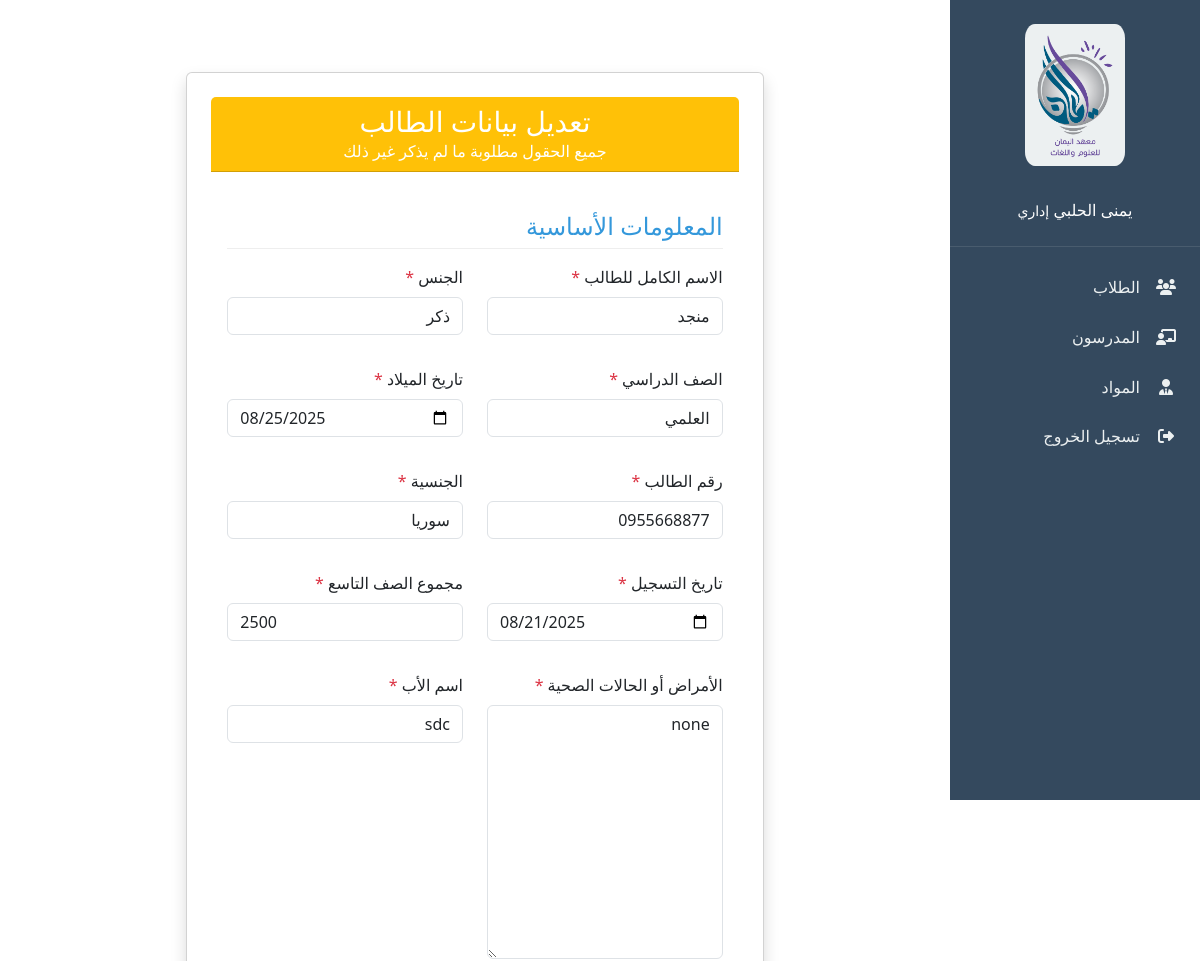
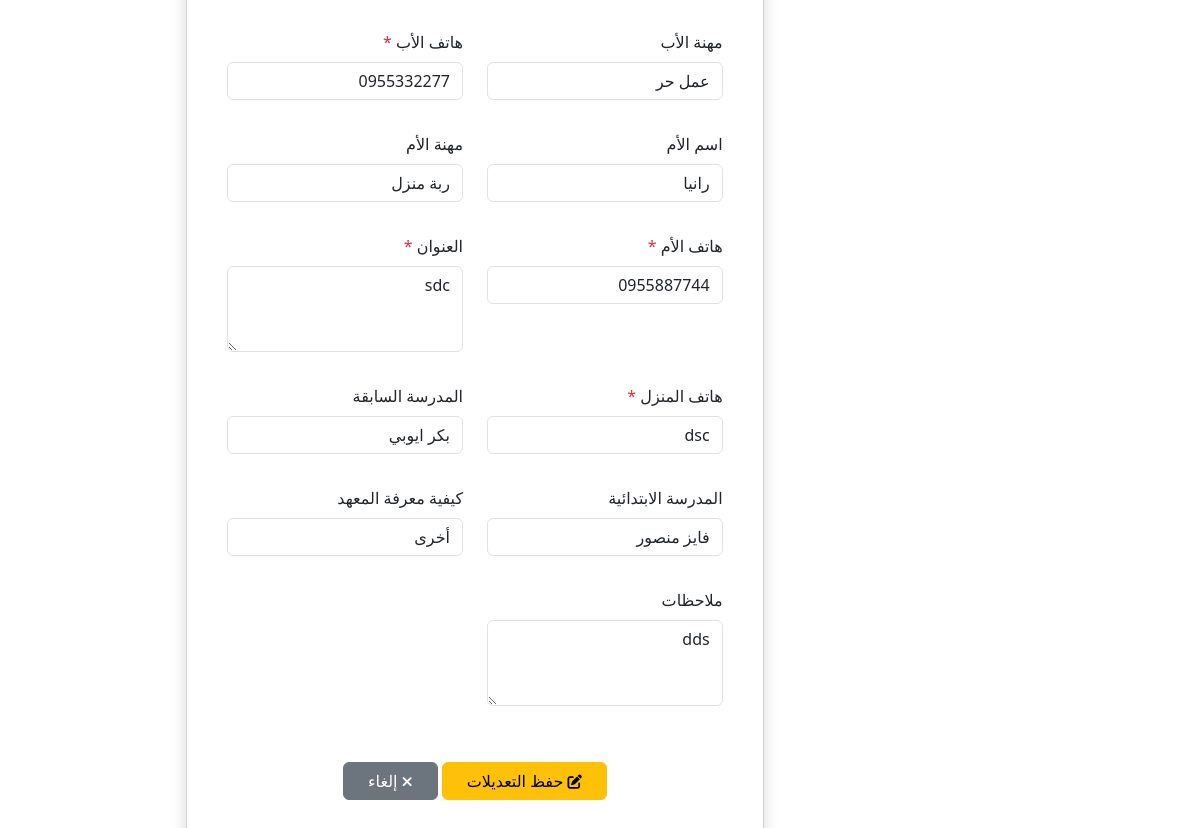
/students/update/6/ (signed in), run on the app's committed database (2 pictures, top to bottom).
### employ/models.py (models this page shows, shortened)
class Employee(models.Model):
    POSITION_CHOICES = [
        ('admin', 'إداري'),
        ('accountant', 'محاسب'),
        ('mentor', 'موجه'),
        ('manager', 'مدير'),
        ('marketing', 'تسويق'),
        ('reception', 'استقبال'),
    ]
    user = models.OneToOneField(User, on_delete=models.CASCADE, related_name='employee')
    position = models.CharField(max_length=20, choices=POSITION_CHOICES)
    phone_number = models.CharField(max_length=20)
    hire_date = models.DateField(auto_now_add=True)
    salary = models.DecimalField(max_digits=10, decimal_places=2)

### students/models.py (models this page shows, shortened)
class Student(models.Model):
    class Gender(models.TextChoices):
        MALE = 'male', 'ذكر'
        FEMALE = 'female', 'أنثى'
    class HowKnewUs(models.TextChoices):
        FRIEND = 'friend', 'صديق'
        SOCIAL = 'social', 'وسائل التواصل الاجتماعي'
        AD = 'ad', 'إعلان'
        ADS = 'ads', 'إعلانات طرقية'
        OTHER = 'other', 'أخرى'
    class Academic_Track(models.TextChoices):
        LITERARY = 'أدبي', 'الأدبي'
        SCIENTIFIC = 'علمي', 'العلمي'
        NINTH_GRADE = 'تاسع', 'الصف التاسع'
    full_name = models.CharField(max_length=100)
    gender = models.CharField(max_length=6, choices=Gender.choices)
    branch = models.CharField(max_length=10, choices=Academic_Track.choices)
    birth_date = models.DateField()
    student_number = models.CharField(max_length=20)
    nationality = models.CharField(max_length=50)
    registration_date = models.DateField(default=datetime.now)
    tase3 = models.IntegerField(default=0)
    disease = models.TextField(blank=True, default="none")
    father_name = models.CharField(max_length=100)
    father_job = models.CharField(max_length=100, blank=True)
    father_phone = models.CharField(max_length=20)
    mother_name = models.CharField(max_length=100, blank=True)
    mother_job = models.CharField(max_length=100, blank=True)
    mother_phone = models.CharField(max_length=20)
    address = models.TextField()
    home_phone = models.CharField(max_length=20)
    previous_school = models.CharField(max_length=100, blank=True)
    elementary_school = models.CharField(max_length=100, blank=True)
    how_knew_us = models.CharField(
        max_length=100,
        choices=HowKnewUs.choices,
        blank=True,
        null=True
    )
    notes = models.TextField(blank=True)
    added_by = models.ForeignKey(
        User,
        on_delete=models.SET_NULL,
        null=True,
        blank=True,
        verbose_name="تم الإضافة بواسطة"
    )

### students/views.py (the view, shortened to what this page needs)
# urls.py: path('update/<int:pk>/', views.UpdateStudentView.as_view(), name="update_student"),
class UpdateStudentView(UserPassesTestMixin, UpdateView):
    model = Student
    form_class = StudentForm
    template_name = 'students/update_student.html'
    success_url = reverse_lazy('students:student')
    def test_func(self):
        student = self.get_object()
        return self.request.user == student.added_by or self.request.user.is_superuser

### employ/context_processors.py (called while the page is built)
def employee_data(request):
    if request.user.is_authenticated and hasattr(request.user, 'employee'):
        return {'employee': request.user.employee}
    return {}

### templates/students/update_student.html (shortened to what this page needs)
{% extends "base.html" %}
{% load static %}
{% block content %}
<div class="container py-5">
    <div class="row justify-content-center">
        <div class="col-md-8">
            <div class="card shadow">
                <div class="card-header bg-warning text-white">
                    <h3 class="mb-0 text-center">تعديل بيانات الطالب</h3>
                    <p class="text-center mb-0">جميع الحقول مطلوبة ما لم يذكر غير ذلك</p>
                </div>
                <div class="card-body">
                    <form method="POST" enctype="multipart/form-data">
                        <h4 class="section-title">المعلومات الأساسية</h4>
                        <div class="row">
                            {% for field in form %}
                            <div class="col-md-6 mb-3">
                                <div class="form-group">
                                    <label for="{{ field.id_for_label }}">
                                        {{ field.label }}
                                        {% if field.field.required %}<span class="text-danger">*</span>{% endif %}
                                    </label>
                                    {{ field }}
                                </div>
                            </div>
                            {% endfor %}
                        </div>
                        <div class="form-group text-center mt-4">
                            <button type="submit" class="btn btn-warning px-4">
                                <i class="fas fa-edit mr-2"></i> حفظ التعديلات
                            </button>
                            <a href="{% url 'students:student' %}" class="btn btn-secondary px-4">
                                <i class="fas fa-times mr-2"></i> إلغاء
                            </a>
                        </div>
                    </form>
                </div>
            </div>
        </div>
    </div>
</div>
{% endblock %}

### templates/partials/_navbar.html (shortened to what this page needs)
{% load static %}
{% if user.is_authenticated %}
<div class="sidebar">
    <div class="sidebar-header">
        <img src="{% static "img/logo.png" %}" alt="معهد اليمان" class="sidebar-logo">
        <div class="user-info">
            <span>{{ user.get_full_name }}</span>
            <small>{{ user.employee.get_position_display }}</small>
        </div>
    </div>
    <div class="sidebar-menu">
        {% if user.employee.position in 'manager,admin,reception' or user.is_superuser  %}
        <a href="{% url "students:student" %}" class="menu-item" data-module="students">
            <i class="fas fa-users"></i>
            <span>الطلاب</span>
        </a>
        {% endif %}
        {% if user.employee.position in 'manager,admin,' or user.is_superuser  %}
        <a href="{% url "employ:teachers" %}" class="menu-item" data-module="teachers">
            <i class="fas fa-chalkboard-teacher"></i>
            <span>المدرسون</span>
        </a>
        {% endif %}
        {% if user.employee.position in 'manager,admin' or user.is_superuser  %}
        <a href="{% url "courses:subject_list" %}" class="menu-item" data-module="hr">
            <i class="fas fa-user-tie"></i>
            <span>المواد</span>
        </a>
        {% endif %}
        <form action="{% url 'logout' %}" method="post" style="display: inline;">
            <button type="submit" class="menu-item" id="logoutBtn" style="background: none; border: none; cursor: pointer;">
                <i class="fas fa-sign-out-alt"></i>
                <span>تسجيل الخروج</span>
            </button>
        </form>
    </div>
</div>
{% endif %}

### yaman/static/css/style.css (style rules this page uses)
:root { --primary-color: #3498db; --secondary-color: #2ecc71; --danger-color: #e74c3c; --warning-color: #f39c12; --info-color: #1abc9c; --dark-color: #34495e; --light-color: #ecf0f1; --white: #ffffff; --black: #2c3e50; --gray: #95a5a6; --border-radius: 8px; --box-shadow: 0 2px 10px rgba(0, 0, 0, 0.1); --transition: all 0.3s ease; }
* { margin: 0; padding: 0; box-sizing: border-box; }
html { scroll-behavior: smooth; }
body { font-family: 'Tajawal', sans-serif; background-color: #f5f7fa; color: var(--black); direction: rtl; line-height: 1.6; }
a { text-decoration: none !important; color: var(--primary-color); }
.btn { display: inline-flex; align-items: center; justify-content: center; padding: 0.5rem 1rem; border-radius: var(--border-radius); font-weight: 500; cursor: pointer; transition: var(--transition); border: none; font-size: 0.9rem; gap: 0.5rem; }
.btn i { font-size: 0.9rem; }
.btn-secondary { background-color: var(--secondary-color); color: var(--white); }
.btn-warning { background-color: var(--warning-color); color: var(--white); }
.sidebar { width: 250px; height: 100vh; position: fixed; right: 0; top: 0; background-color: var(--dark-color); color: var(--white); transition: var(--transition); z-index: 1000; overflow-y: auto; }
.sidebar-header { padding: 1.5rem; border-bottom: 1px solid rgba(255, 255, 255, 0.1); text-align: center; }
.sidebar-logo { width: 100px; height: auto; margin-bottom: 1rem; background-color: #ecf0f1; border-radius: 10%; }
.user-info { margin-top: 1rem; }
.sidebar-menu { padding: 1rem 0; }
.menu-item { padding: 0.8rem 1.5rem; display: flex; align-items: center; gap: 1rem; cursor: pointer; transition: var(--transition); color: var(--light-color); }
.menu-item i { width: 20px; text-align: center; }
.card { background-color: var(--white); border-radius: var(--border-radius); padding: 1.5rem; box-shadow: var(--box-shadow); transition: var(--transition); }
.form-group { margin-bottom: 1rem; }
label { display: block; margin-bottom: 0.5rem; font-weight: 500; }
input, select, textarea { width: 100%; padding: 0.8rem; border: 1px solid #ddd; border-radius: var(--border-radius); font-family: inherit; transition: var(--transition); }
textarea { resize: vertical; min-height: 100px; }
.section-title { margin: 1.5rem 0 1rem; padding-bottom: 0.5rem; border-bottom: 1px solid #eee; color: var(--primary-color); }

### templates/students/update_student.html (style rules this page uses)
.text-danger { color: red; }

### data on the page
Student: form "منجد" "ذكر" "العلمي" "08/25/2025" "0955668877" "سوريا" "08/21/2025" "2500" "none" "sdc" "عمل حر" "0955332277" "رانيا" "ربة منزل" "0955887744" "sdc" "dsc" "بكر ايوبي" "فايز منصور" "أخرى" "dds"

### other printed values
{{ user.get_full_name }} "يمنى الحلبي"
{{ user.employee.get_position_display }} "إداري"
{{ field.label }} "الاسم الكامل للطالب" "الجنس" "الصف الدراسي" "تاريخ الميلاد" "رقم الطالب" "الجنسية" "تاريخ التسجيل" "مجموع الصف التاسع" "الأمراض أو الحالات الصحية" "اسم الأب" "مهنة الأب" "هاتف الأب" "اسم الأم" "مهنة الأم" "هاتف الأم" "العنوان" "هاتف المنزل" "المدرسة السابقة" "المدرسة الابتدائية" "كيفية معرفة المعهد" "ملاحظات"
